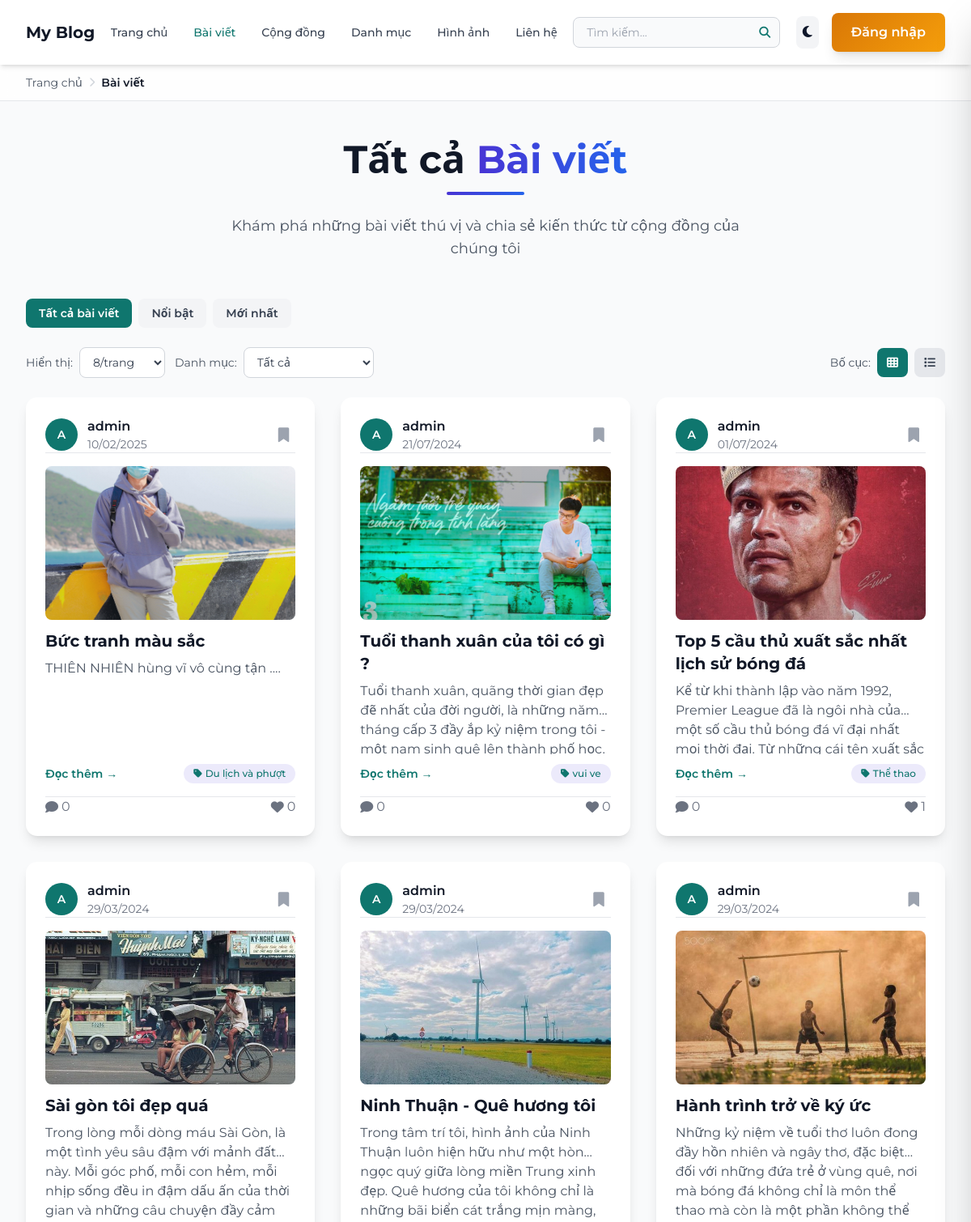
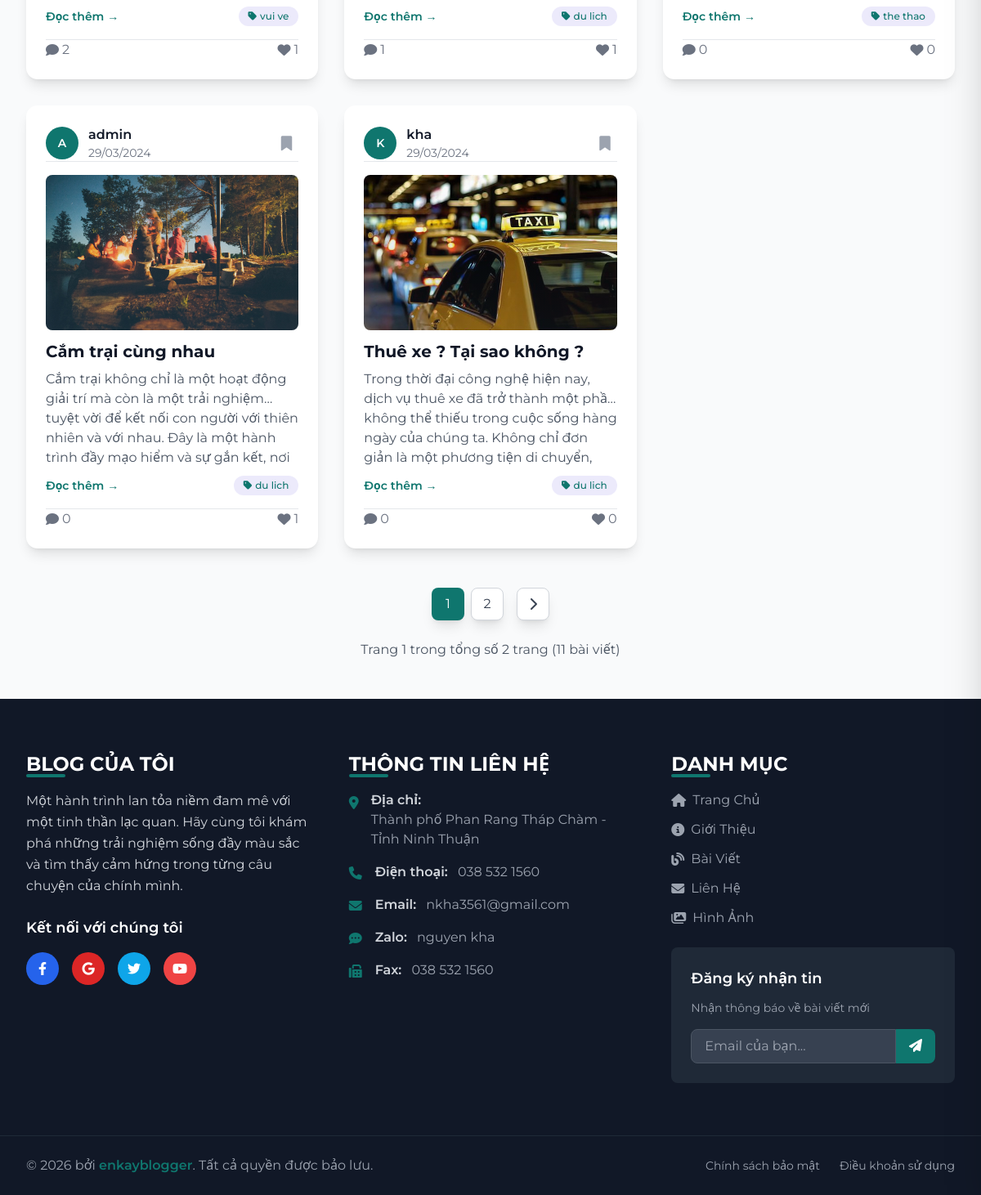
The page /project/static/posts.php on the database its author committed (2 pictures, top to bottom).
### tables this page shows
CREATE TABLE `posts` (
  `id` int(100) NOT NULL,
  `admin_id` int(100) NOT NULL,
  `name` varchar(100) NOT NULL,
  `title` varchar(100) NOT NULL,
  `slug` varchar(255) DEFAULT NULL,
  `content` varchar(10000) NOT NULL,
  `category` varchar(50) NOT NULL,
  `image` varchar(100) NOT NULL,
  `date` date NOT NULL,
  `status` varchar(10) NOT NULL,
  `tag_id` int(11) DEFAULT NULL
);

### project/static/posts.php (the view, shortened to what the rows shown need)
<?php
include '../components/seo_helpers.php';
include '../components/save_post.php';
$items_per_page = isset($_GET['size']) ? (int)$_GET['size'] : 8;
$current_page = isset($_GET['page']) ? (int)$_GET['page'] : 1;
$view = isset($_GET['view']) ? trim((string)$_GET['view']) : 'all';
$categoryFilter = isset($_GET['category']) ? trim((string)$_GET['category']) : 'all';
try {
    $offset = ($current_page - 1) * $items_per_page;
    if ($view === 'featured') {
        $selectSql = "SELECT p.*, COUNT(l.id) AS total_likes
            FROM posts p
            LEFT JOIN likes l ON l.post_id = p.id
            WHERE p.status = ?";
        $selectParams = ['active'];
        if ($categoryFilter !== 'all') {
            $selectSql .= ' AND p.category = ?';
            $selectParams[] = $categoryFilter;
        }
        $selectSql .= " GROUP BY p.id ORDER BY total_likes DESC, p.date DESC LIMIT $items_per_page OFFSET $offset";
        $select_posts = $conn->prepare($selectSql);
        $select_posts->execute($selectParams);
    } else {
        $selectSql = "SELECT * FROM `posts` WHERE status = ?";
        $selectParams = ['active'];
        $selectSql .= " ORDER BY date DESC LIMIT $items_per_page OFFSET $offset";
        $select_posts = $conn->prepare($selectSql);
        $select_posts->execute($selectParams);
    }
} catch (Exception $e) {
    $total_posts = 0;
    $total_pages = 0;
    $select_posts = null;
}
?>
<?php
if (!isset($_SERVER['HTTP_X_REQUESTED_WITH']) || strtolower($_SERVER['HTTP_X_REQUESTED_WITH']) !== 'xmlhttprequest') {
    include '../components/layout_header.php';
}
?>
<?php
if (!isset($_SERVER['HTTP_X_REQUESTED_WITH']) || strtolower($_SERVER['HTTP_X_REQUESTED_WITH']) !== 'xmlhttprequest') {
?>
    <main class="min-h-screen bg-gray-50 dark:bg-gray-900">
        <div class="container-custom py-12">
            <div class="text-center mb-12">
                <h1 class="text-4xl md:text-5xl font-bold text-gray-900 dark:text-white mb-4">
                    Tất cả <span class="gradient-text">Bài viết</span>
                </h1>
            </div>
            <div id="posts-ajax-root">
                <div id="posts-grid" class="grid grid-cols-1 md:grid-cols-2 lg:grid-cols-3 xl:grid-cols-4 gap-8 mb-12" data-layout="grid">
                    <?php
                    if ($select_posts && $select_posts->rowCount() > 0) {
                        while ($fetch_posts = $select_posts->fetch(PDO::FETCH_ASSOC)) {
                            $post_id = $fetch_posts['id'];
                            try {
                                $count_post_comments = $conn->prepare("SELECT * FROM `comments` WHERE post_id = ?");
                                $count_post_comments->execute([$post_id]);
                                $total_post_comments = $count_post_comments->rowCount();
                                $count_post_likes = $conn->prepare("SELECT * FROM `likes` WHERE post_id = ?");
                                $count_post_likes->execute([$post_id]);
                                $total_post_likes = $count_post_likes->rowCount();
                                $confirm_likes = $conn->prepare("SELECT * FROM `likes` WHERE user_id = ? AND post_id = ?");
                                $confirm_likes->execute([$user_id, $post_id]);
                                $confirm_save = $conn->prepare("SELECT * FROM `favorite_posts` WHERE user_id = ? AND post_id = ?");
                                $confirm_save->execute([$user_id, $post_id]);
                            } catch (Exception $e) {
                                $total_post_comments = 0;
                                $total_post_likes = 0;
                                $confirm_likes = null;
                                $confirm_save = null;
                            }
                    ?>
                            <article class="card dark:bg-gray-700 group blog-card-shared hover:shadow-xl transition-all duration-300 transform hover:-translate-y-2">
                                <form method="post" action="<?php echo $_SERVER['PHP_SELF']; ?>" class="h-full flex flex-col">
                                    <div class="flex items-center justify-between border-b border-gray-200 dark:border-gray-600">
                                        <div class="flex items-center space-x-3">
                                            <div class="w-10 h-10 bg-main rounded-full flex items-center justify-center text-white text-sm font-semibold">
                                                <?= strtoupper(substr($fetch_posts['name'], 0, 1)) ?>
                                            </div>
                                            <div>
                                                <a href="author_posts.php?author=<?= $fetch_posts['name']; ?>"
                                                    class="font-semibold text-gray-900 dark:text-white hover:text-main transition-colors">
                                                    <?= $fetch_posts['name']; ?>
                                                </a>
                                                <div class="text-sm text-gray-500 dark:text-gray-400">
                                                    <?= date('d/m/Y', strtotime($fetch_posts['date'])); ?>
                                                </div>
                                            </div>
                                        </div>
                                        <button type="submit" name="save_post" class="p-2 rounded-full hover:bg-gray-100 dark:hover:bg-gray-600 transition-colors">
                                            <i class="fas fa-bookmark text-lg <?= $confirm_save && $confirm_save->rowCount() > 0 ? 'text-yellow-500' : 'text-gray-400' ?>"></i>
                                        </button>
                                    </div>
                                    <div class="post-card-inner flex flex-col lg:flex-row lg:items-start lg:gap-6 py-4">
                                        <?php if ($fetch_posts['image'] != '') : ?>
                                            <div class="post-card-image relative overflow-hidden rounded-lg mb-4 lg:mb-0 lg:w-56 lg:h-40 flex-shrink-0">
                                                <img src="../uploaded_img/<?= htmlspecialchars($fetch_posts['image'], ENT_QUOTES, 'UTF-8'); ?>"
                                                    alt="<?= htmlspecialchars($fetch_posts['title'], ENT_QUOTES, 'UTF-8'); ?>"
                                                    class="w-full h-full object-cover">
                                                <div class="absolute inset-0 bg-gradient-to-t from-black/20 to-transparent"></div>
                                            </div>
                                        <?php endif; ?>
                                        <div class="post-card-content flex-1 flex flex-col">
                                            <a href="<?= post_path($post_id); ?>"
                                                class="text-xl font-bold text-gray-900 dark:text-white hover:text-main transition-colors mb-2 line-clamp-2">
                                                <?= $fetch_posts['title']; ?>
                                            </a>
                                            <div class="text-gray-600 dark:text-gray-300 mb-3 line-clamp-2 flex-1">
                                                <?= strip_tags($fetch_posts['content']); ?>
                                            </div>
                                            <div class="flex flex-wrap items-center justify-between gap-3">
                                                <a href="<?= post_path($post_id); ?>"
                                                    class="text-main font-semibold hover:text-blue-700 transition-colors text-sm">
                                                    Đọc thêm →
                                                </a>
                                                <a href="category.php?category=<?= urlencode($fetch_posts['category']); ?>"
                                                    class="inline-flex items-center space-x-1 bg-main/10 text-main px-3 py-1 rounded-full text-xs font-medium hover:bg-main/20 transition-colors">
                                                    <i class="fas fa-tag text-xs"></i>
                                                    <span><?= $fetch_posts['category']; ?></span>
                                                </a>
                                            </div>
                                        </div>
                                    </div>
                                    <div class="post-actions border-t border-gray-200 dark:border-gray-600 flex items-center justify-between">
                                        <a href="<?= post_path($post_id); ?>"
                                            class="flex items-center space-x-1 text-gray-500 dark:text-gray-400 hover:text-main transition-colors">
                                            <i class="fas fa-comment"></i>
                                            <span><?= $total_post_comments; ?></span>
                                        </a>
                                        <button type="submit" name="like_post"
                                            class="flex items-center space-x-1 text-gray-500 dark:text-gray-400 hover:text-red-500 transition-colors">
                                            <i class="fas fa-heart <?= $confirm_likes && $confirm_likes->rowCount() > 0 ? 'text-red-500' : '' ?>"></i>
                                            <span><?= $total_post_likes; ?></span>
                                        </button>
                                    </div>
                                </form>
                            </article>
                    <?php
                        }
                    } elseif (!$select_posts) {
                        echo '<div class="col-span-full text-center py-16">';
                        echo '<i class="fas fa-exclamation-triangle text-6xl text-red-400 mb-4"></i>';
                        echo '<p class="text-xl text-red-500">Có lỗi khi tải danh sách bài viết!</p>';
                        echo '</div>';
                    } else {
                        echo '<div class="col-span-full text-center py-16">';
                        echo '<i class="fas fa-file-alt text-6xl text-gray-300 dark:text-gray-600 mb-4"></i>';
                        echo '<p class="text-xl text-gray-500 dark:text-gray-400">Chưa có bài viết nào được thêm!</p>';
                        echo '</div>';
                    }
                    ?>
                </div>
            </div>
        </div>
    </main>
    <?php
    if (!isset($_SERVER['HTTP_X_REQUESTED_WITH']) || strtolower($_SERVER['HTTP_X_REQUESTED_WITH']) !== 'xmlhttprequest') {
        include '../components/layout_footer.php';
    }
    ?>
<?php
}
?>

### rows shown on the page
posts: name "A", name "admin", date "10/02/2025", image (picture), title "Bức tranh màu sắc", content "THIÊN NHIÊN hùng vĩ vô cùng tận ....", category "Du lịch và phượt", total_post_comments "0", total_post_likes "0"
posts: name "A", name "admin", date "21/07/2024", image (picture), title "Tuổi thanh xuân của tôi có gì ?", content "Tuổi thanh xuân, quãng thời gian đẹp đẽ nhất của đời người, là những năm tháng cấp 3 đầy ắp kỷ niệm trong tôi - một nam sinh quê lên thành phố…", category "vui ve", total_post_comments "0", total_post_likes "0"
posts: name "A", name "admin", date "01/07/2024", image (picture), title "Top 5 cầu thủ xuất sắc nhất lịch sử bóng đá", content "Kể từ khi thành lập vào năm 1992, Premier League đã là ngôi nhà của một số cầu thủ bóng đá vĩ đại nhất mọi thời đại. Từ những cái tên xuất…", category "Thể thao", total_post_comments "0", total_post_likes "1"
posts: name "A", name "admin", date "29/03/2024", image (picture), title "Sài gòn tôi đẹp quá", content "Trong lòng mỗi dòng máu Sài Gòn, là một tình yêu sâu đậm với mảnh đất này. Mỗi góc phố, mỗi con hẻm, mỗi nhịp sống đều in đậm dấu ấn của thời gian và những câu chuyện đầy…", category "vui ve", total_post_comments "2", total_post_likes "1"
posts: name "A", name "admin", date "29/03/2024", image (picture), title "Ninh Thuận - Quê hương tôi", content "Trong tâm trí tôi, hình ảnh của Ninh Thuận luôn hiện hữu như một hòn ngọc quý giữa lòng miền Trung xinh đẹp. Quê hương của tôi không chỉ là những bãi biển cát trắng mịn…", category "du lich", total_post_comments "1", total_post_likes "1"
posts: name "A", name "admin", date "29/03/2024", image (picture), title "Hành trình trở về ký ức", content "Những kỷ niệm về tuổi thơ luôn đong đầy hồn nhiên và ngây thơ, đặc biệt đối với những đứa trẻ ở vùng quê, nơi mà bóng đá không chỉ là môn thể thao mà còn là một phần không…", category "the thao", total_post_comments "0", total_post_likes "0"
posts: name "A", name "admin", date "29/03/2024", image (picture), title "Cắm trại cùng nhau", content "Cắm trại không chỉ là một hoạt động giải trí mà còn là một trải nghiệm tuyệt vời để kết nối con người với thiên nhiên và với nhau. Đây là một hành trình đầy mạo hiểm và sự gắn kết,…", category "du lich", total_post_comments "0", total_post_likes "1"
posts: name "K", name "kha", date "29/03/2024", image (picture), title "Thuê xe ? Tại sao không ?", content "Trong thời đại công nghệ hiện nay, dịch vụ thuê xe đã trở thành một phần không thể thiếu trong cuộc sống hàng ngày của chúng ta. Không chỉ đơn giản là một phương tiện di…", category "du lich", total_post_comments "0", total_post_likes "0"

### other values the page prints
$item['title'] "Trang chủ"
$item['title'] "Bài viết"
$tabLabel "Tất cả bài viết"
$tabLabel "Nổi bật"
$tabLabel "Mới nhất"
$current_page "1"
$total_pages "2"
$total_posts "11"
$diachi_text "Thành phố Phan Rang Tháp Chàm - Tỉnh Ninh Thuận"
$dienthoai_text "038 532 1560"
$email_text "nkha3561@gmail.com"
$name_text "nguyen kha"
$fax_text "038 532 1560"
$footer_text "enkayblogger"
form field size "8/trang"
